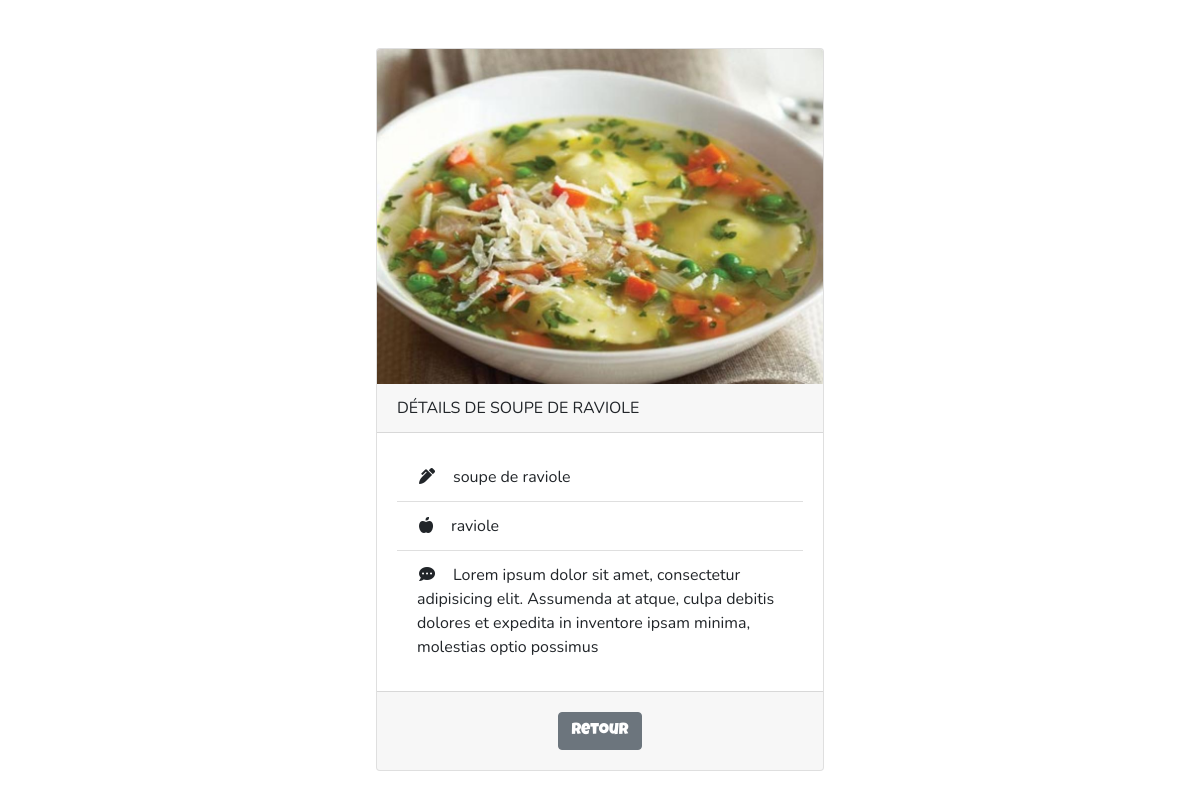
/index.php?controller=raviole&action=displayOne&id=4, run on the app's committed database.
### tables this page shows
CREATE TABLE `ravioles` (
  `id` int(11) NOT NULL,
  `title` varchar(250) NOT NULL,
  `ingredient` varchar(250) NOT NULL,
  `description` text NOT NULL,
  `picture` varchar(250) NOT NULL
);

### controller/RaviolesController.php (called while the page is built, shortened)
<?php
class RaviolesController
{
    public function getThisById($id){
        $ravioleManager = new RaviolesManager();
        $raviole = $ravioleManager->select($id);
        require ('view/details.php');
    }
}

### model/Database.php (called while the page is built, shortened)
<?php
class Database{
    private $host = 'localhost';
    private $dbname = 'recipes';
    private $username = 'root';
    private $password = '';
    public function __construct(){
        try{
            $this->bdd = new PDO('mysql:host='.$this->host.';dbname='.$this->dbname,$this->username,$this->password);
        }
        catch(Exception $e) {
            die('Erreur '.$e->getMessage());
        }
    }
}
?>

### model/RaviolesManager.php (called while the page is built, shortened)
<?php
class RaviolesManager extends Database
{
    public function select($id)
    {
        $req = $this->bdd->prepare("SELECT * FROM ravioles WHERE id=?");
        $req->bindParam(1, $id);
        $req->execute();
        $res = $req->fetch();
        $raviole = new Ravioles($res['id'], $res['title'], $res['ingredient'], $res['description'],$res['picture']);
        return $raviole;
    }
}

### model/Ravioles.php (called while the page is built, shortened)
<?php
class Ravioles
{
    private $title;
    private $ingredient;
    private $description;
    private $picture;
    public function __construct($id, $title, $ingredient, $description, $picture)
    {
        $this->title = $title;
        $this->ingredient = $ingredient;
        $this->description = $description;
        $this->picture = $picture;
    }
    public function getTitle()
    {
        return $this->title;
    }
    public function getIngredient()
    {
        return $this->ingredient;
    }
    public function getDescription()
    {
        return $this->description;
    }
    public function getPicture()
    {
        return $this->picture;
    }
}

### view/details.php (the view, shortened to what this page needs)
<div class="d-flex justify-content-center">
    <div class="card m-5" style="width: 28rem;">
        <img class="card-img-top" src="assets/<?=$raviole->getPicture()?>" alt="<?= $raviole->getTitle()?>">
        <div class="card-header text-uppercase">
            détails de <?=$raviole->getTitle();?>
        </div>
        <div class="card-body">
            <ul class="list-group list-group-flush">
                <li class="list-group-item"><i class="fas fa-pen-alt"></i>&emsp;<?= $raviole->getTitle();?></li>
                <li class="list-group-item"><i class="fas fa-apple-alt"></i>&emsp;<?= $raviole->getIngredient();?></li>
                <li class="list-group-item"><i class="fas fa-comment-dots"></i>&emsp;<?= $raviole->getDescription();?></li>
            </ul>
        </div>
        <div class="card-footer text-center">
            <a href="index.php?controller=default&action=home">
                <button type='submit' class="btn btn-secondary mt-2 mb-2">retour</button>
            </a>
        </div>
    </div>
</div>

### data on the page
ravioles: picture (picture), title "SOUPE DE RAVIOLE", title "soupe de raviole", ingredient "raviole", description "Lorem ipsum dolor sit amet, consectetur adipisicing elit. Assumenda at atque, culpa debitis dolores et expedita in inventore ipsam minima, molestias optio possimus"
